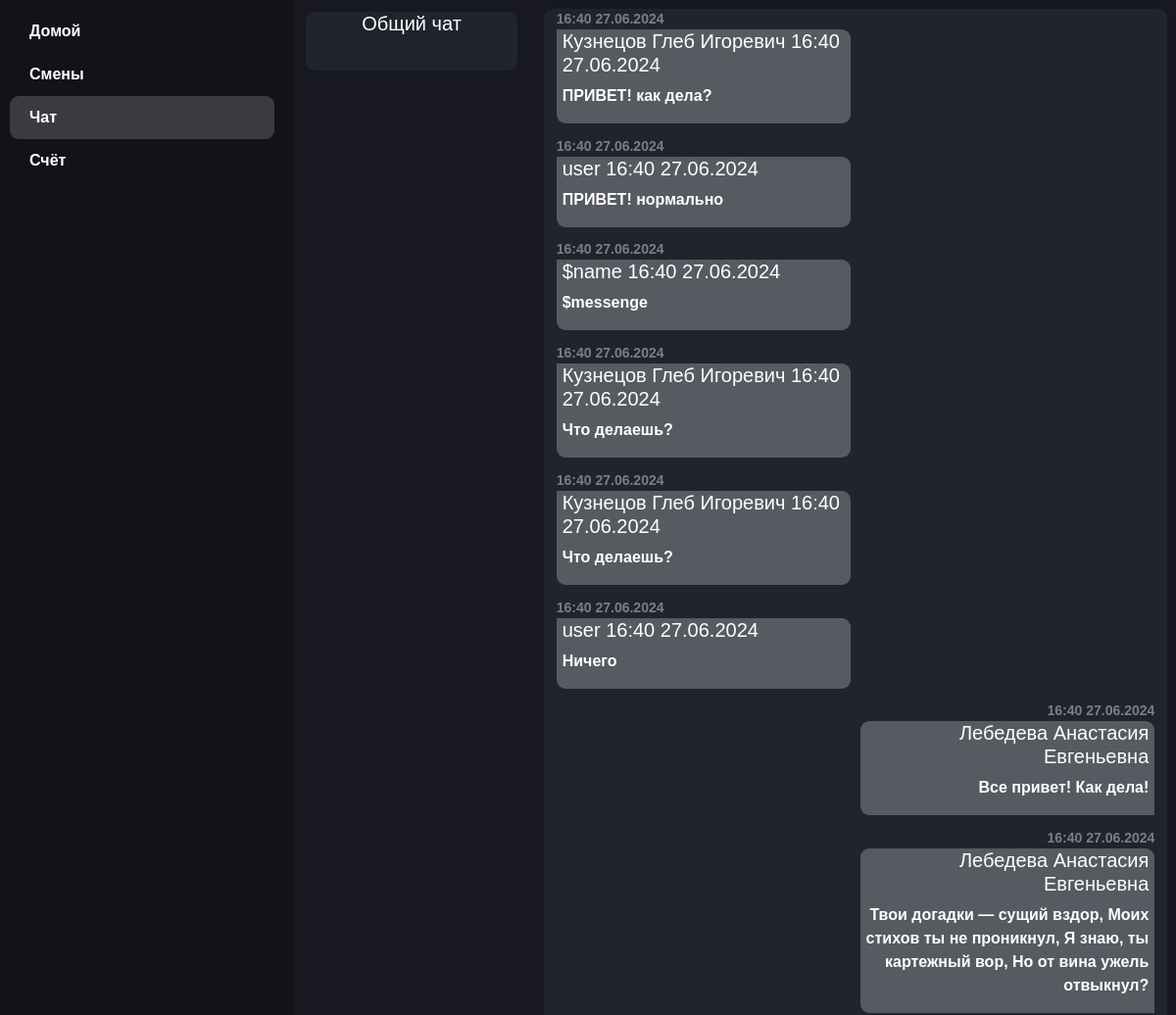
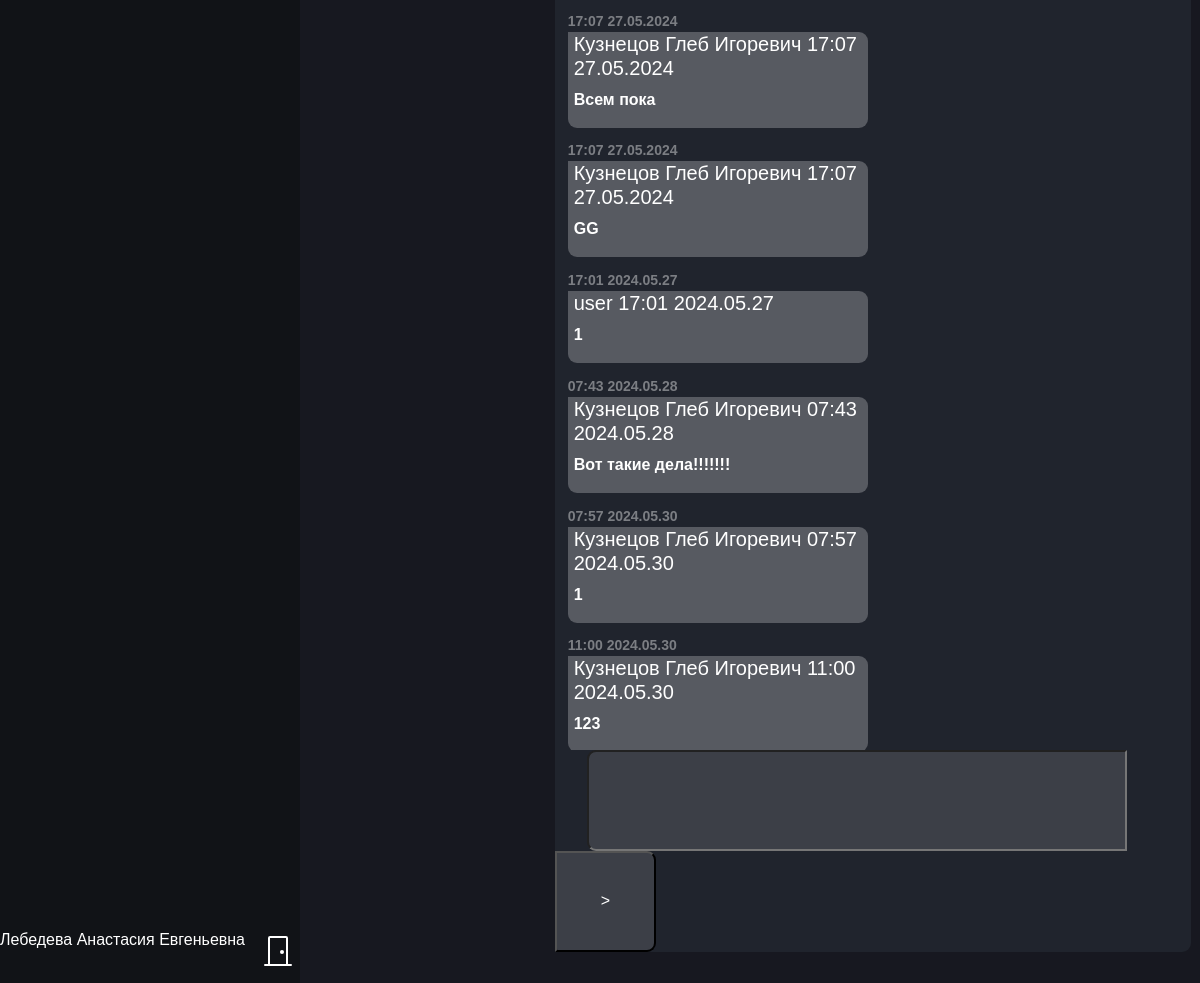
/chat.php (signed in), run on the app's committed database (2 pictures, top to bottom).
### tables this page shows
CREATE TABLE `global_chat` (
  `id` int NOT NULL,
  `message` varchar(255) NOT NULL,
  `name_send` varchar(100) NOT NULL,
  `date` varchar(20) NOT NULL
);

### chat.php (the view, shortened to what this page needs)
<?php
    if (isset($_SESSION['id']) && isset($_SESSION['login'])) {
?>
    <!DOCTYPE html>
    <html>
    <head>
        <link href="https://cdn.jsdelivr.net/npm/bootstrap@5.3.3/dist/css/bootstrap.min.css" rel="stylesheet">
        <link rel="stylesheet" href="assets/css/style.css">
    </head>
    <body>
        <div class="panel_but">
            <div class="but_panel">
                <a class="but_panel" href="main.php">Домой</a>
            </div>
            <div class="but_panel">
                <a class="but_panel" href="smen.php">Смены</a>
            </div>
            <div class="but_panel_active">
                <a class="but_panel_active" href="chat.php">Чат</a>
            </div>
            <div class="but_panel">
                <a class="but_panel" href="wallet.php">Счёт</a>
            </div>
        </div>
        <div class="center panel_main mw-100">
            <div class="board_chat">
                <div class="global_chat">
                    <h5 style="position: relative">Общий чат</h5>
                </div>
            </div>
            <div class="body_chat">
                <div class="box_chat" id="box_chat">
                    <?php
                        require('assets/data/db.php');
                        $sql= "SELECT * FROM `global_chat`";
                        $result=mysqli_query($conn_chat,$sql);
                        while ($row=mysqli_fetch_assoc($result)) {
                            if ($row["name_send"] == $_SESSION["fio"]) {
                                echo '<div class="im_messege_date">' . $row["date"] . '</div>';
                                echo '<div class="im_messege">';
                                    echo "<h5 style='margin-right: 2%;'>" . $row["name_send"] . " " . "</h5>";
                                    echo  "<p style='margin-right: 2%;'>" . $row["message"] . '</p>';
                                echo '</div>';
                            } else {
                                echo '<div class="user_messege_date">' . $row["date"] . '</div>';
                                echo '<div class="user_messege">';
                                    echo "<h5 style='margin-left: 2%;'>" . $row["name_send"] . " " . $row["date"] . "</h5>";
                                    echo  "<p style='margin-left: 2%;'>" . $row["message"] . '</p>';
                                echo '</div>';
                            }
                        };
                    ?>
               </div>
                    <form action="set_smen.php" method="POST">
                    <input class="send_panel_chat" type="text" name="send_chat_messenge" value="">
                    <input class="send_but_chat" type="submit" name="send_chat" value=">">
                    </form>
            </div>
        </div>
        <div class="logout">
            <h6 style="display:inline;" ><?php echo $_SESSION['fio']; ?></h6>
            <a class="but_logout" href="logout.php"><img src="/assets/icons/door-closed.svg" alt="Bootstrap" width="32" height="32"></i></a>
        </div>
    </body>
    </html>
<?php
}else{
     header("Location: index.php");
     exit();
}
 ?>

### assets/css/style.css (style rules this page uses)
body { background-color: #111317; color: #ffffff; font-family: "Inter"; font-weight: bold; }
a { color: #ffffff; text-decoration: none; }
* { margin: 0; padding: 0; box-sizing: border-box; font-family: 'Poppins', sans-serif; color: #ffffff; }
.center { text-align: center; }
.panel_but { position: absolute; height: 100vh; width: 25vw; padding: 10px 20px 10px 10px; text-decoration: none; color: #ffffff; }
.panel_main { min-height: 100vh; float: right; width: 75vw; height: 100vh; background-color: #171820; }
.but_panel_active { padding: 10px 20px 10px 10px; border-radius: 9px; text-decoration: none; background-color: #393B3E; color: #ffffff; }
.but_panel { text-decoration: none; padding: 10px 20px 10px 10px; color: #ffffff; }
.logout { height: 50px; position: absolute; bottom: 5px; width: 25vw; color: #ffffff; }
.but_logout { margin: 2% auto; margin-right: 2%; display:inline; color: #ffffff; float: right; }
.board_chat { min-height: 100vh; width: 20vw; position: absolute; }
.body_chat { float: right; position: sticky; border-radius: 9px; margin: 1% auto; margin-right: 1%; background-color: #20242D; min-height: 95vh; width: 53vw; }
.box_chat { height: 88vh; overflow-y: scroll; }
.send_panel_chat { float: left; margin-left: 5%; background-color: #ffffff20; border-radius: 9px 0px 0px 9px; height: 5vh; width: 45vw; }
.send_but_chat { background-color: #ffffff20; border-radius: 0px 9px 9px 0px; float: left; height: 5vh; width: 5vh; }
.global_chat { position: sticky; border-radius: 9px; margin: 5% auto; background-color: #20242D; width: 90%; height: 60px; }
.user_messege { background-color: #575A61; border-radius: 0px 9px 9px; position: relative; float: left; width: 25vw; margin: 0% 0% 2% 2% ; text-align: left; }
.im_messege { background-color: #575A61; border-radius: 9px 9px 0px; position: relative; float: right; width: 25vw; margin: 0% 2% 2% 0% ; text-align: right; }
.im_messege_date { float: right; width: 27vw; margin: 0% 2% 0% 0% ; text-align: right; color: #ffffff69; font-size: 14px; }
.user_messege_date { float: left; width: 27vw; margin: 0% 0% 0% 2% ; text-align: left; color: #ffffff69; font-size: 14px; }

### data on the page
global_chat: date "16:40 27.06.2024", name_send "Кузнецов Глеб Игоревич", message "ПРИВЕТ! как дела?"
global_chat: date "16:40 27.06.2024", name_send "user", message "ПРИВЕТ! нормально"
global_chat: date "16:40 27.06.2024", name_send "$name", message "$messenge"
global_chat: date "16:40 27.06.2024", name_send "Кузнецов Глеб Игоревич", message "Что делаешь?"
global_chat: date "16:40 27.06.2024", name_send "Кузнецов Глеб Игоревич", message "Что делаешь?"
global_chat: date "16:40 27.06.2024", name_send "user", message "Ничего"
global_chat: date "16:40 27.06.2024", name_send "Лебедева Анастасия Евгеньевна", message "Все привет! Как дела!"
global_chat: date "16:40 27.06.2024", name_send "Лебедева Анастасия Евгеньевна", message "Твои догадки — сущий вздор, Моих стихов ты не проникнул, Я знаю, ты картежный вор, Но от вина ужель отвыкнул?"
global_chat: date "17:07 27.05.2024", name_send "Кузнецов Глеб Игоревич", message "Всем пока"
global_chat: date "17:07 27.05.2024", name_send "Кузнецов Глеб Игоревич", message "GG"
global_chat: date "17:01 2024.05.27", name_send "user", message "1"
global_chat: date "07:43 2024.05.28", name_send "Кузнецов Глеб Игоревич", message "Вот такие дела!!!!!!!"
global_chat: date "07:57 2024.05.30", name_send "Кузнецов Глеб Игоревич", message "1"
global_chat: date "11:00 2024.05.30", name_send "Кузнецов Глеб Игоревич", message "123"

### other printed values
$_SESSION['fio'] "Лебедева Анастасия Евгеньевна"
